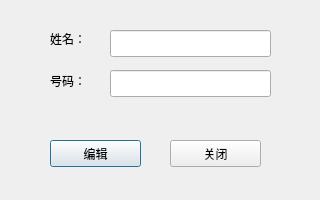
<?xml version="1.0" encoding="UTF-8"?>
<ui version="4.0">
 <class>EditContact</class>
 <widget class="QDialog" name="EditContact">
  <property name="geometry">
   <rect>
    <x>0</x>
    <y>0</y>
    <width>320</width>
    <height>200</height>
   </rect>
  </property>
  <property name="windowTitle">
   <string>Dialog</string>
  </property>
  <widget class="QLabel" name="label">
   <property name="geometry">
    <rect>
     <x>50</x>
     <y>30</y>
     <width>51</width>
     <height>17</height>
    </rect>
   </property>
   <property name="text">
    <string>姓名：</string>
   </property>
  </widget>
  <widget class="QLabel" name="label_2">
   <property name="geometry">
    <rect>
     <x>50</x>
     <y>70</y>
     <width>51</width>
     <height>21</height>
    </rect>
   </property>
   <property name="text">
    <string>号码：</string>
   </property>
  </widget>
  <widget class="QLineEdit" name="nameEdit">
   <property name="geometry">
    <rect>
     <x>110</x>
     <y>30</y>
     <width>161</width>
     <height>27</height>
    </rect>
   </property>
  </widget>
  <widget class="QLineEdit" name="numberEdit">
   <property name="geometry">
    <rect>
     <x>110</x>
     <y>70</y>
     <width>161</width>
     <height>27</height>
    </rect>
   </property>
  </widget>
  <widget class="QPushButton" name="editButton">
   <property name="geometry">
    <rect>
     <x>50</x>
     <y>140</y>
     <width>91</width>
     <height>27</height>
    </rect>
   </property>
   <property name="sizePolicy">
    <sizepolicy hsizetype="Minimum" vsizetype="Fixed">
     <horstretch>0</horstretch>
     <verstretch>0</verstretch>
    </sizepolicy>
   </property>
   <property name="text">
    <string>编辑</string>
   </property>
  </widget>
  <widget class="QPushButton" name="closeButton">
   <property name="geometry">
    <rect>
     <x>170</x>
     <y>140</y>
     <width>91</width>
     <height>27</height>
    </rect>
   </property>
   <property name="text">
    <string>关闭</string>
   </property>
  </widget>
 </widget>
 <layoutdefault spacing="6" margin="11"/>
 <resources/>
 <connections/>
</ui>
